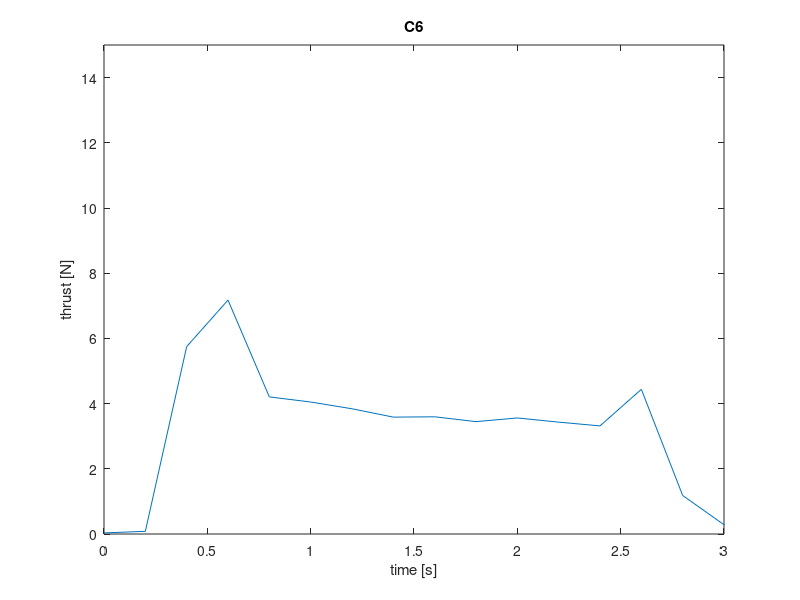
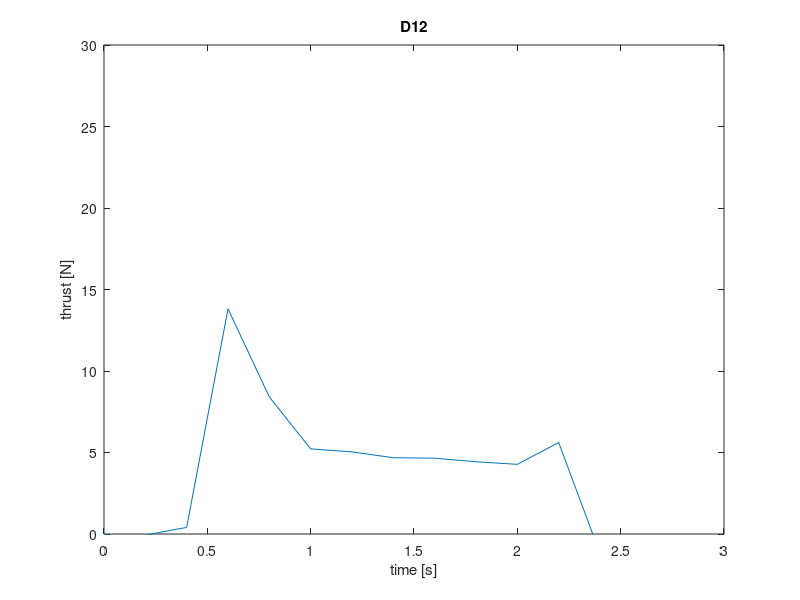

Write MATLAB code to recreate these figures, in order.
%% Joshua Oates - Estes Rocket Lab
clear all
close all
clc


%% import
D12weight = importdata("D12weight.mat");
C6weight = importdata("C6weight.mat");

D12fire = importdata("D12fire.mat");
C6fire = importdata("C6fire.mat");

%% calculate and remove the unloaded average
dt = .2; %s, time step of measurements
avet = 5; %s, time that we average unloaded data over
avepts = avet/dt;
D12unload = mean(D12fire(1:avepts,2));
C6unload = mean(C6fire(1:avepts,2));

% remove unloaded average from data, remove unused vars
D12fire(:,2) = D12fire(:,2)-D12unload;
C6fire(:,2) = C6fire(:,2)-C6unload;
clear D12unload C6unload avepts avet

% remove data surrounding firing
C6tspan = [6.6,9.8]; % seconds
ptspan = C6tspan./dt;
ptspan = round(ptspan);
C6fire = C6fire(ptspan(1):ptspan(2),:);

D12tspan = [7.2,9.8]; % seconds
ptspan = D12tspan./dt;
ptspan = round(ptspan);
D12fire = D12fire(ptspan(1):ptspan(2),:);
clear ptspan

% renumber the seconds colunm
lin = 0:dt:length(C6fire)*dt-dt;
C6fire(:,1) = lin';

lin = 0:dt:length(D12fire)*dt-dt;
D12fire(:,1) = lin';
clear lin

% lbs to N
N_lbs = 4.4482189159; % = 1lbs
D12fire(:,2) = D12fire(:,2).*N_lbs;
C6fire(:,2) = C6fire(:,2).*N_lbs;
clear N_lbs

%% Ploting

figure
plot(C6fire(:,1),C6fire(:,2))
ylim([0,15])
xlim([0,3])
title("C6")
xlabel("time [s]")
ylabel("thrust [N]")


figure
plot(D12fire(:,1),D12fire(:,2))
ylim([0,30])
xlim([0,3])
title("D12")
xlabel("time [s]")
ylabel("thrust [N]")

%% calcs avg thrust total impulse

C6ave = mean(C6fire(:,2))
D12ave = mean(D12fire(:,2))

C6I = sum(C6fire(:,2)*dt)
D12I= sum(D12fire(:,2)*dt)

C6dm = C6weight(1)-C6weight(2)
D12dm = D12weight(1)-D12weight(2)

C6mdot = C6dm/(C6tspan(2)-C6tspan(1))
D12mdot = D12dm/(D12tspan(2)-D12tspan(1))

